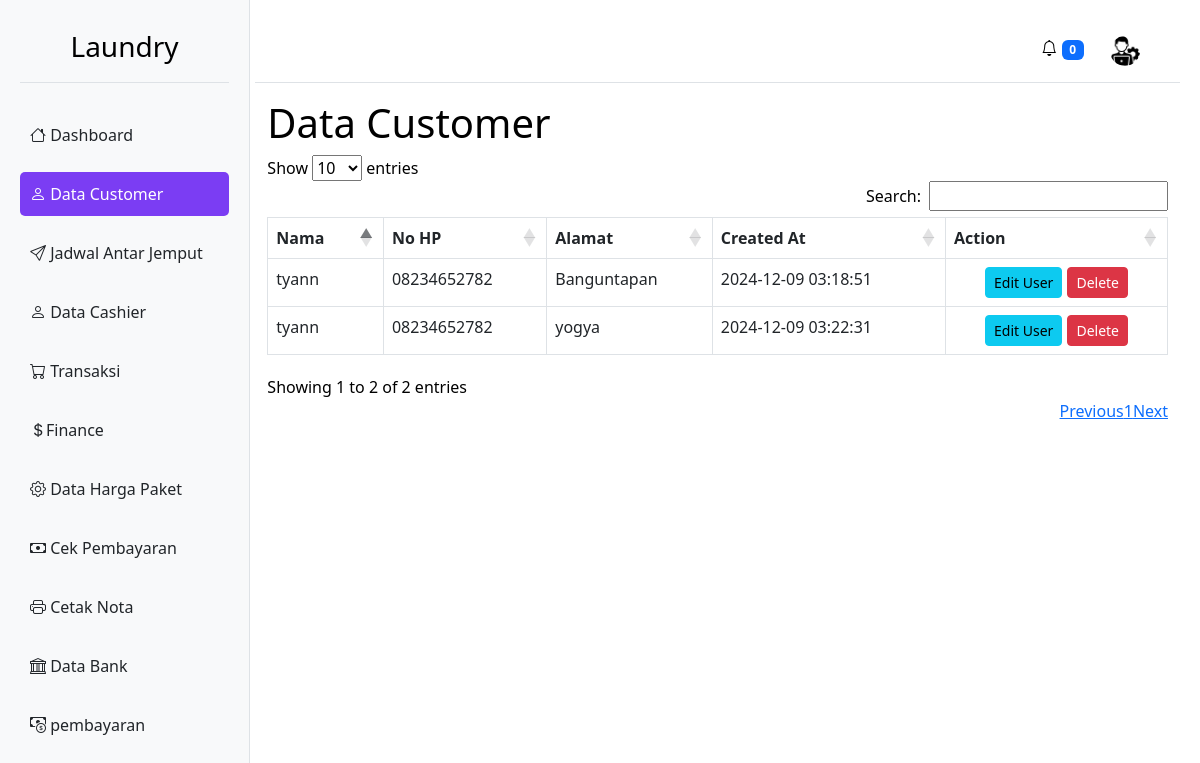
The page /admin/data_user.php (signed in) on the database its author committed.
### tables this page shows
CREATE TABLE `transaksi_laundry` (
  `id` int(11) NOT NULL,
  `uuid` varchar(36) NOT NULL,
  `id_pelanggan` int(11) DEFAULT NULL,
  `id_akun` int(11) NOT NULL,
  `kode_pembayaran` varchar(255) DEFAULT NULL,
  `faktur` varchar(255) DEFAULT NULL,
  `jenis` varchar(50) DEFAULT NULL,
  `jumlah` decimal(10,2) DEFAULT NULL,
  `biaya` decimal(10,2) DEFAULT NULL,
  `kode_unik` varchar(255) DEFAULT NULL,
  `tanggal_transaksi` datetime DEFAULT NULL,
  `tanggal_dibayar` datetime DEFAULT NULL,
  `batas_waktu_transaksi` datetime DEFAULT NULL,
  `status` enum('pending','menunggu pembayaran','laundry sedang di ambil','sedang proses laundry','laundry selesai','laundry sedang di antar','selesai','gagal') DEFAULT NULL,
  `pickup_date` date DEFAULT NULL,
  `delivery_date` date DEFAULT NULL,
  `created_at` timestamp NULL DEFAULT current_timestamp(),
  `updated_at` timestamp NULL DEFAULT current_timestamp() ON UPDATE current_timestamp(),
  `deleted_at` timestamp NULL DEFAULT NULL,
  `id_paket` int(11) DEFAULT NULL,
  `alamat` varchar(255) DEFAULT NULL,
  `bukti_pembayaran` varchar(255) DEFAULT NULL,
  `id_bank` int(11) DEFAULT NULL,
  `charge` int(11) DEFAULT 0
);

CREATE TABLE `data_customer` (
  `id` int(11) NOT NULL,
  `id_user` int(11) DEFAULT NULL,
  `nama` varchar(255) DEFAULT NULL,
  `telepon` varchar(20) DEFAULT NULL,
  `created_at` timestamp NULL DEFAULT current_timestamp(),
  `updated_at` timestamp NULL DEFAULT current_timestamp() ON UPDATE current_timestamp()
);

### admin/data_user.php (the view, shortened to what this page needs)
<?php
require '../database.php';
$customerData = [];
try {
    $sql = "SELECT p.nama, p.telepon, t.alamat, t.created_at, p.id
            FROM transaksi_laundry t
            JOIN data_customer p ON t.id_pelanggan = p.id";
    $stmt = $pdo->query($sql);
    $customerData = $stmt->fetchAll(PDO::FETCH_ASSOC);
} catch (PDOException $e) {
    echo "Error fetching data: " . $e->getMessage();
}
?>
<!DOCTYPE html>
<html lang="en">
<head>
    <link href="https://cdn.jsdelivr.net/npm/bootstrap@5.3.0-alpha1/dist/css/bootstrap.min.css" rel="stylesheet">
    <link href="https://cdn.datatables.net/1.11.5/css/dataTables.bootstrap5.min.css" rel="stylesheet">
</head>
<body>
<?php include 'sidebar_admin.php'; ?>
<div class="container">
    <h1 class="mt-3">Data Customer</h1>
    <div class="table-responsive">
        <table id="userTable" class="table text-white table-bordered">
            <thead class="text-black">
            <tr>
                <th>Nama</th>
                <th>No HP</th>
                <th>Alamat</th>
                <th>Created At</th>
                <th>Action</th>
            </tr>
            </thead>
            <tbody class="text-black">
            <?php foreach ($customerData as $row): ?>
                <tr>
                    <td><?= htmlspecialchars($row['nama']) ?></td>
                    <td><?= htmlspecialchars($row['telepon']) ?></td>
                    <td><?= htmlspecialchars($row['alamat']) ?></td>
                    <td><?= htmlspecialchars($row['created_at']) ?></td>
                    <td class='table-actions'>
                        <button class='btn btn-info btn-sm edit-user-btn'
                                data-id='<?= $row['id'] ?>'
                                data-nama='<?= htmlspecialchars($row['nama']) ?>'
                                data-telepon='<?= htmlspecialchars($row['telepon']) ?>'
                                data-alamat='<?= htmlspecialchars($row['alamat']) ?>'>Edit User</button>
                        <button class='btn btn-danger btn-sm delete-btn'
                                data-nama='<?= htmlspecialchars($row['nama']) ?>'
                                data-id='<?= $row['id'] ?>'>Delete</button>
                    </td>
                </tr>
            <?php endforeach; ?>
            </tbody>
        </table>
    </div>
</div>
</body>
</html>

### admin/data_user.php (style rules this page uses)
.table-actions { display: flex; gap: 5px; justify-content: center; }

### rows shown on the page
transaksi_laundry: id_pelanggan.nama "tyann", id_pelanggan.telepon "08234652782", alamat "Banguntapan", created_at "2024-12-09 03:18:51"
transaksi_laundry: id_pelanggan.nama "tyann", id_pelanggan.telepon "08234652782", alamat "yogya", created_at "2024-12-09 03:22:31"
